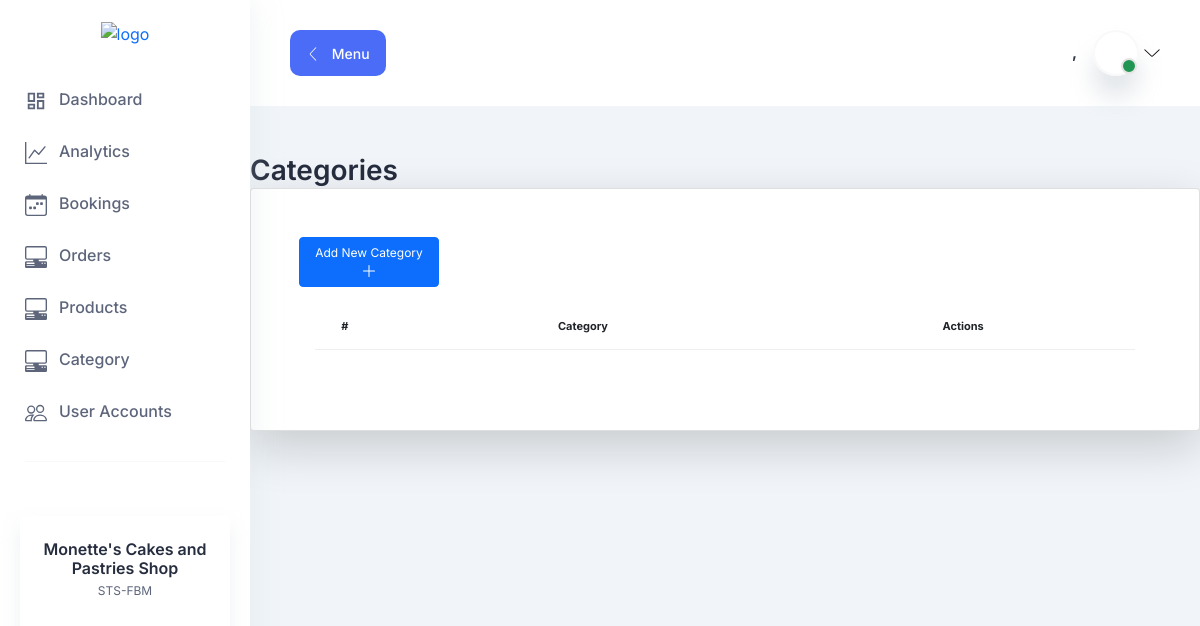
The page /category-list (signed in) on the database as committed earlier.
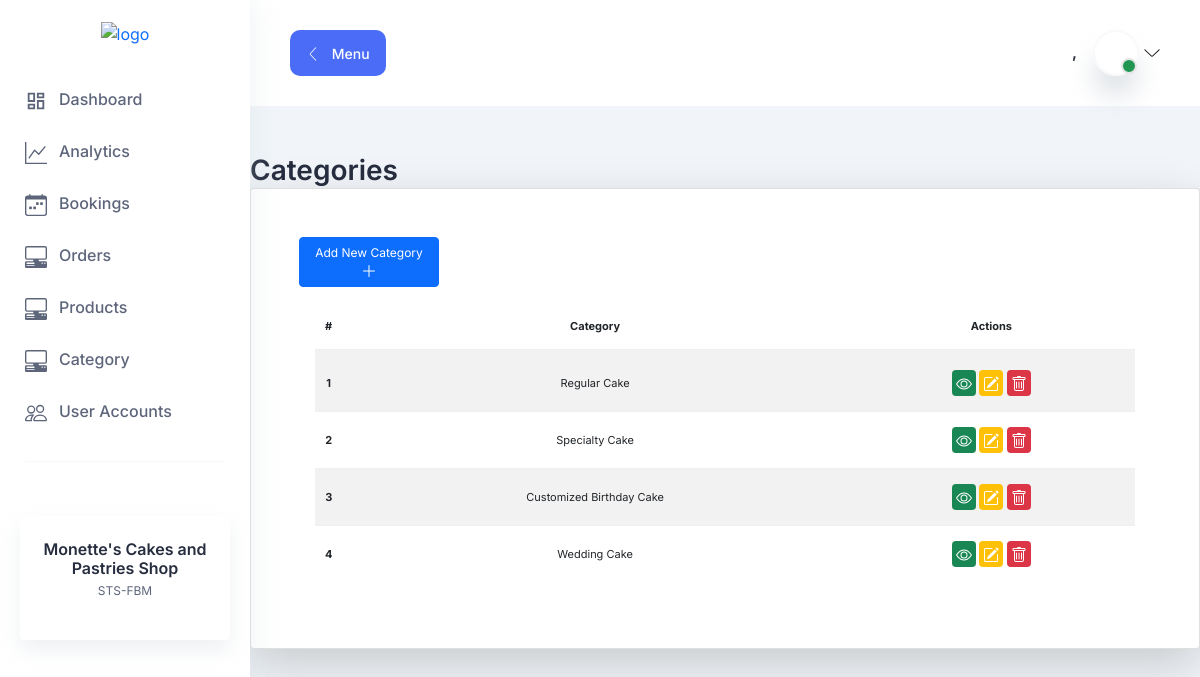
The same page on the database as committed later.
### products/models.py (models this page shows, shortened)
class Category(models.Model):
    category = models.CharField(max_length=255)
    class Meta:
        verbose_name = "Category"

### products/views.py (the view)
# urls.py: path("category-list", category, name="category-list"),
@login_required
def category(request):
   template_name = "category/category_list.html"
   category = Category.objects.all()
   context = {
       "category" : category
   }
   return render (request, template_name, context)

### category/templates/category/category_list.html (shortened to what this page needs)
{% extends 'base.html' %} {% block body %}
<link
  rel="stylesheet"
  type="text/css"
  href="https://cdn.datatables.net/v/bs5/dt-1.11.5/datatables.min.css"
/>
<link
  rel="stylesheet"
  type="text/css"
  href="https://cdn.datatables.net/buttons/2.2.2/css/buttons.dataTables.min.css"
/>
<div class="container-fluid
  mt-5 p-0" style="font-size: 12px;">
  <h2>Categories</h2>
  <div
    class="card p-5 shadow-lg p-3 mb-5 bg-white rounded text-decoration-none"
  >
      <div class="row">
       <div class="col-8">
        <a
      href="{% url 'category-add' %}"
      class="btn btn-primary w-25"
      style="font-size: 12px"
    >
      Add New Category
      <svg
        xmlns="http://www.w3.org/2000/svg"
        width="16"
        height="16"
        fill="currentColor"
        class="bi bi-plus-lg"
        viewBox="0 0 16 16"
      >
        <path
          fill-rule="evenodd"
          d="M8 2a.5.5 0 0 1 .5.5v5h5a.5.5 0 0 1 0 1h-5v5a.5.5 0 0 1-1 0v-5h-5a.5.5 0 0 1 0-1h5v-5A.5.5 0 0 1 8 2Z"
        />
      </svg>
    </a>
  </div>
  <div class="col-4">
  </div>
</div>
<table
  class="table table-striped bg-white p-3"
  id="categoryTable"
  style="font-size: 11px"
>
      <thead>
        <tr class="text-center">
          <th scope="col">#</th>
          <th scope="col">Category</th>
          <th scope="col">Actions</th>
        </tr>
      </thead>
      <tbody>
        {% for list in category %}
        <tr class="text-center">
          <th scope="row">{{forloop.counter}}</th>
          <td>{{list.category}}</td>
          <td>
            <a
              href="{% url 'category-view' list.id %}"
              class="bg-success p-1 text-white rounded"
              style="font-size: 12px"
            >
            </a>
            <a
              href="{% url 'category-update' list.id %}"
              class="bg-warning p-1 text-white rounded"
              style="font-size: 12px"
            >
            </a>
            <a
              href="{% url 'category-delete' list.id %}"
              class="bg-danger p-1 text-white rounded"
              style="font-size: 12px"
            >
            </a>
          </td>
        </tr>
        {% endfor %}
      </tbody>
    </table>
  </div>
</div>
{% endblock %}

Rows that differ between the two databases and show on the page:
added Category: category "Regular Cake"
added Category: category "Specialty Cake"
added Category: category "Customized Birthday Cake"
added Category: category "Wedding Cake"
